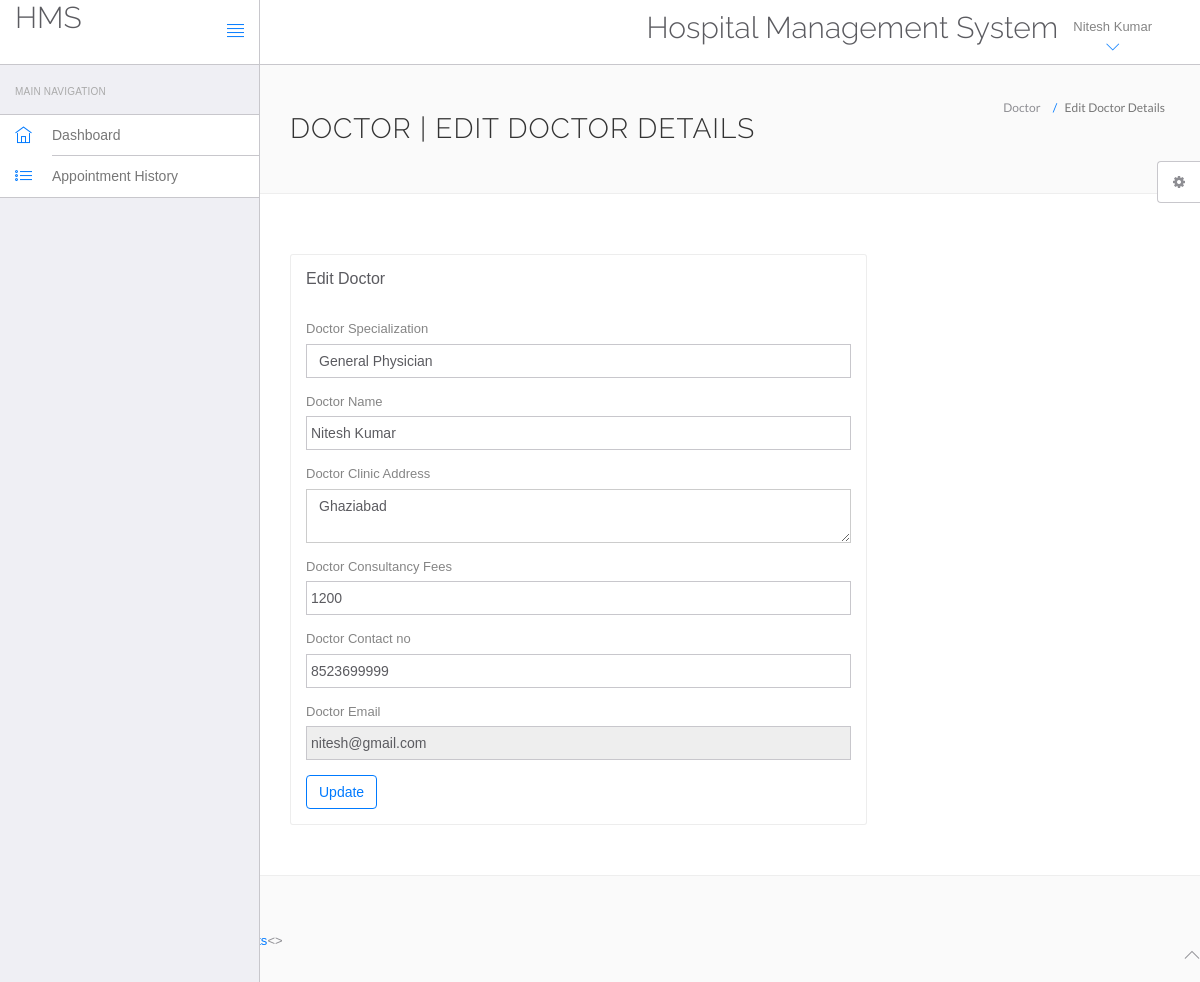
Page /hms/doctor/edit-profile.php (signed in) on the committed database.
### tables this page shows
CREATE TABLE `doctors` (
  `id` int NOT NULL,
  `specilization` varchar(255) NOT NULL,
  `doctorName` varchar(255) NOT NULL,
  `address` longtext NOT NULL,
  `docFees` varchar(255) NOT NULL,
  `contactno` bigint NOT NULL,
  `docEmail` varchar(255) NOT NULL,
  `password` varchar(255) NOT NULL,
  `creationDate` timestamp NOT NULL DEFAULT CURRENT_TIMESTAMP,
  `updationDate` varchar(255) DEFAULT NULL
);

### hms/doctor/edit-profile.php (the view, shortened to what this page needs)
<?php
include('include/config.php');
?>
<!DOCTYPE html>
<html lang="en">
	<head>
		<link rel="stylesheet" href="vendor/bootstrap/css/bootstrap.min.css">
		<link rel="stylesheet" href="vendor/fontawesome/css/font-awesome.min.css">
		<link rel="stylesheet" href="vendor/themify-icons/themify-icons.min.css">
		<link href="vendor/animate.css/animate.min.css" rel="stylesheet" media="screen">
		<link href="vendor/perfect-scrollbar/perfect-scrollbar.min.css" rel="stylesheet" media="screen">
		<link href="vendor/switchery/switchery.min.css" rel="stylesheet" media="screen">
		<link href="vendor/bootstrap-touchspin/jquery.bootstrap-touchspin.min.css" rel="stylesheet" media="screen">
		<link href="vendor/select2/select2.min.css" rel="stylesheet" media="screen">
		<link href="vendor/bootstrap-datepicker/bootstrap-datepicker3.standalone.min.css" rel="stylesheet" media="screen">
		<link href="vendor/bootstrap-timepicker/bootstrap-timepicker.min.css" rel="stylesheet" media="screen">
		<link rel="stylesheet" href="assets/css/styles.css">
		<link rel="stylesheet" href="assets/css/plugins.css">
		<link rel="stylesheet" href="assets/css/themes/theme-1.css" id="skin_color" />
	</head>
	<body>
		<div id="app">
<?php include('include/sidebar.php');?>
			<div class="app-content">
				<?php include('include/header.php');?>
				<div class="main-content" >
					<div class="wrap-content container" id="container">
						<section id="page-title">
							<div class="row">
								<div class="col-sm-8">
									<h1 class="mainTitle">Doctor | Edit Doctor Details</h1>
																	</div>
								<ol class="breadcrumb">
									<li>
										<span>Doctor</span>
									</li>
									<li class="active">
										<span>Edit Doctor Details</span>
									</li>
								</ol>
							</div>
						</section>
						<div class="container-fluid container-fullw bg-white">
							<div class="row">
								<div class="col-md-12">
									<div class="row margin-top-30">
										<div class="col-lg-8 col-md-12">
											<div class="panel panel-white">
												<div class="panel-heading">
													<h5 class="panel-title">Edit Doctor</h5>
												</div>
												<div class="panel-body">
									<?php
										$sql1="SELECT * FROM `doctors` WHERE docEmail = '".$_SESSION['dlogin']."' ";
										$stmt1 = $conn->prepare($sql1);
										$stmt1->execute();
										while($data = $stmt1->fetch(PDO::FETCH_ASSOC))
										{
									?>
									<form role="form" name="adddoc" method="post" onSubmit="return valid();">
										<div class="form-group">
											<label for="DoctorSpecialization">Doctor Specialization</label>
											<select name="Doctorspecialization" class="form-control" required="required">
												<option value="<?php echo $data['specilization']; ?>">
												<?php echo $data['specilization']; ?></option>
											</select>
									</div>
									<div class="form-group">
										<label for="doctorname">Doctor Name</label>
										<input type="text" name="docname" class="form-control" value="<?php echo $data['doctorName']; ?>" >
									</div>
									<div class="form-group">
										<label for="address">Doctor Clinic Address</label>
										<textarea name="clinicaddress" class="form-control"><?php echo $data['address']; ?></textarea>
									</div>
									<div class="form-group">
										<label for="fess">Doctor Consultancy Fees</label>
										<input type="text" name="docfees" class="form-control" required="required"  value="<?php echo $data['docFees'];?>" >
									</div>
									<div class="form-group">
										<label for="fess">Doctor Contact no</label>
										<input type="text" name="doccontact" class="form-control" required="required"  value="<?php echo $data['contactno']; ?>">
									</div>
									<div class="form-group">
										<label for="fess">Doctor Email</label>
										<input type="email" name="docemail" class="form-control"  readonly="readonly"  value="<?php echo $data['docEmail']; ?>">
									</div>
								<?php } ?>
									<button type="submit" name="submit" class="btn btn-o btn-primary">
										Update
									</button>
								</form>
							</div>
						</div>
					</div>
						</div>
					</div>
			</div>
					</div>
				</div>
			</div>
	<?php include('include/footer.php');?>
	<?php include('include/setting.php');?>
			<>
		</div>
	</body>
</html>

### hms/doctor/include/header.php (shortened to what this page needs)
<?php
	$query="SELECT doctorName FROM `doctors` WHERE id = '".$_SESSION['id']."' ";
	$sqlpre = $conn->prepare($query);
	$sqlpre->execute();
	$data = $sqlpre->fetch(PDO::FETCH_ASSOC);
?>
<header class="navbar navbar-default navbar-static-top">
	<div class="navbar-header">
		<a class="navbar-brand" href="#">
			<h2 style="padding-top:2% ">HMS</h2>
		</a>
		<a href="#" class="sidebar-toggler pull-right visible-md visible-lg" data-toggle-class="app-sidebar-closed" data-toggle-target="#app">
			<i class="ti-align-justify"></i>
		</a>
	</div>
	<div class="navbar-collapse collapse">
		<ul class="nav navbar-right">
				<li  style="padding-top:2% ">
				<h2>Hospital Management System</h2>
			</li>
			<li class="dropdown current-user">
				<a href class="dropdown-toggle" data-toggle="dropdown">
					<?php echo $data['doctorName']; ?> <i class="ti-angle-down"></i></i></span>
				</a>
			</li>
		</ul>
	</div>
</header>

### hms/doctor/assets/css/themes/theme-1.css (style rules this page uses)
body { background: #FAFAFA; }
header .navbar-header { background: #ffffff !important; border-right-color: #c8c7cc !important; border-bottom-color: #c8c7cc !important; }
header .navbar-header .sidebar-toggler, header .navbar-header .sidebar-mobile-toggler { color: #007aff !important; }
header .navbar-header .navbar-brand { color: #777 !important; }
header .navbar-collapse { background: #ffffff !important; border-bottom-color: #c8c7cc !important; box-shadow: none !important; }
header .navbar-collapse .navbar-right > li > a { color: #777; }
header .navbar-collapse .navbar-right > li > a i { color: #007aff !important; }

### rows in the picture
doctors: doctorName "Nitesh Kumar", Doctorspecialization "General Physician", docname "Nitesh Kumar", clinicaddress "Ghaziabad", docfees "1200", doccontact "8523699999", docemail "nitesh@gmail.com"
